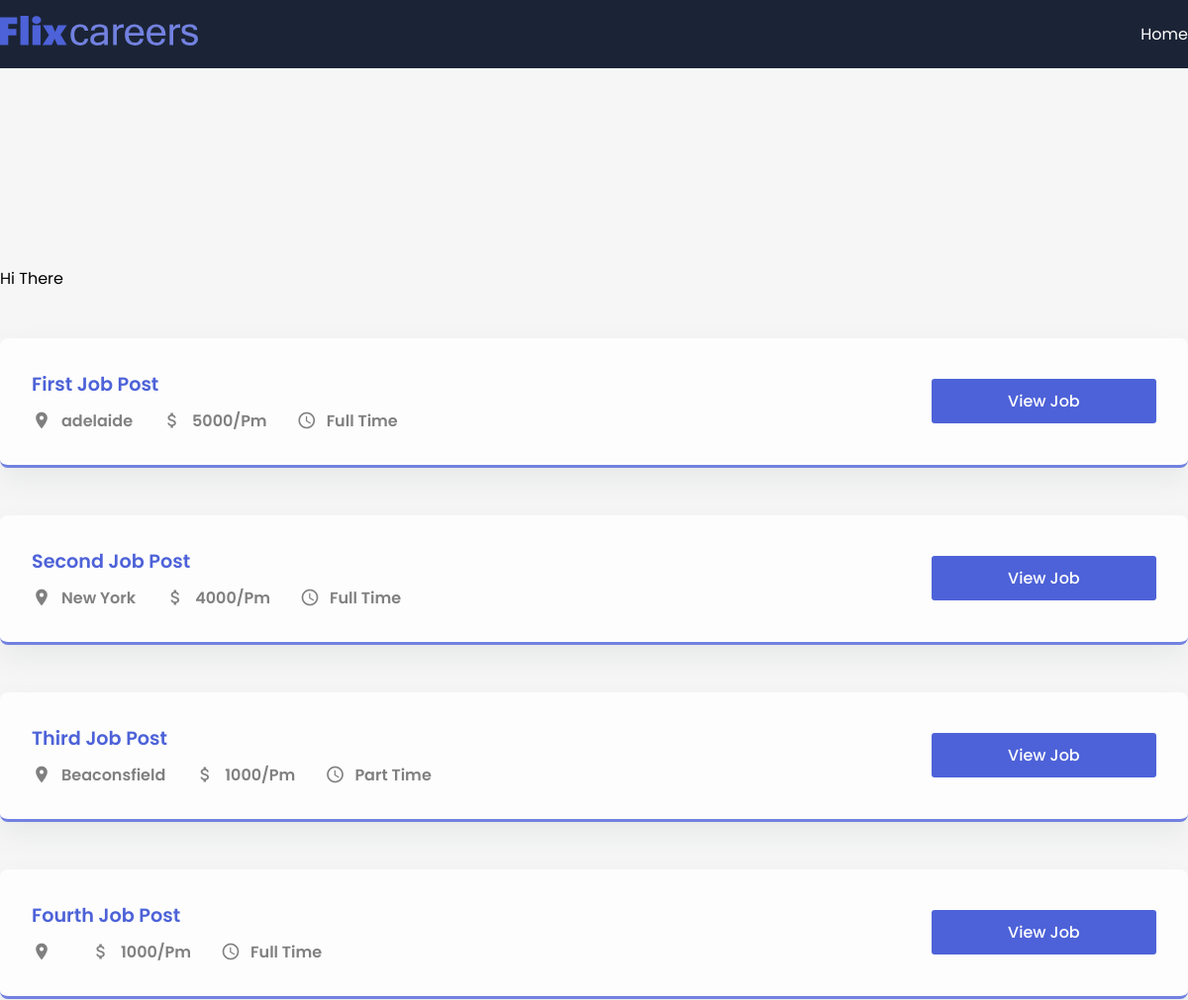
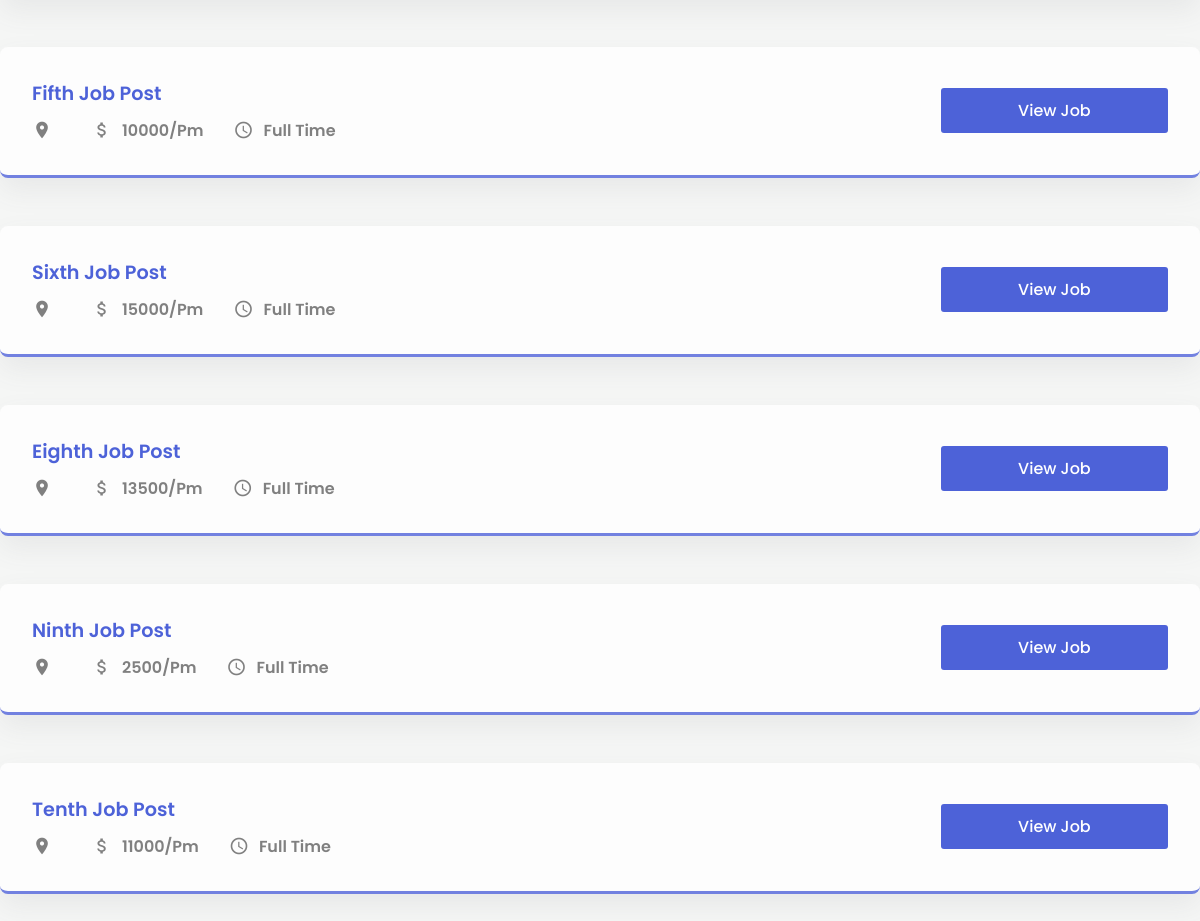
The page / on the database its author committed (2 pictures, top to bottom).
### app/models.py (models this page shows, shortened)
class JobPost(models.Model):
    JOB_TYPE_CHOICES = [
        ('Full Time', 'Full Time'),
        ('Part Time', 'Part Time')
    ]
    title = models.CharField(max_length=200)
    description = models.TextField()
    date = models.DateTimeField(auto_now_add=True)
    expiry = models.DateField(null=True)
    salary = models.IntegerField()
    slug = models.SlugField(null=True, max_length=40, unique=True)
    location = models.OneToOneField(Location, on_delete=models.CASCADE ,null=True)
    author = models.ForeignKey(Author, on_delete=models.CASCADE, null=True)
    skills = models.ManyToManyField(Skills)
    type = models.CharField(max_length=200, null=False, choices=JOB_TYPE_CHOICES)

class Location(models.Model):
    street = models.CharField(max_length=200)
    city = models.CharField(max_length=200)
    state = models.CharField(max_length=200)
    country = models.CharField(max_length=200)
    zip = models.CharField(max_length=200)

### app/views.py (the view)
# urls.py: path('', job_list, name='jobs_home'),
def job_list(request):
    jobs = JobPost.objects.all()
    context = {"jobs":jobs}
    return render(request, 'app/job_list.html', context)

### app/templates/app/job_list.html (shortened to what this page needs)
{% extends 'base.html' %}
{% block content %}
  <p class = "testing">Hi There</p>
  <section>
    {% for job in jobs %}
      <div class="container">
        <div class="post">
          <div class="job-info">
            <h1 class="job-title">{{job.title}}</h1>
            <div class="job-des">
              <div class="location item">
                <span class="material-icons"> place </span>
                <p>{{job.location.city}}</p>
              </div>
              <div class="budget item">
                <span class="material-icons"> attach_money </span>
                <p>{{job.salary}}/Pm</p>
              </div>
              <div class="time item">
                <span class="material-icons"> schedule </span>
                <p>{{job.type}}</p>
              </div>
            </div>
          </div>
          <div class="buttons">
            <button class="apply">
              <a href="{% url 'job_detail' job.id %}">View Job</a>
            </button>
          </div>
        </div>
    {% endfor %}
  </section>
{% endblock content %}

### templates/base.html (shortened to what this page needs)
{% load static %}
<!DOCTYPE html>
<html lang="en">
  <head>
    <link rel="stylesheet" href="{% static 'app/style.css'%}" />
  </head>
  <body>
    <header>
      <nav>
        <div class="container">
          <div class="logo">
            <img src="{% static 'app/logo.svg'%}" alt="" />
          </div>
          <div class="links">
            <a href="{% url 'jobs_home' %}">Home</a>
          </div>
        </div>
      </nav>
    </header>
    {% block content%}
    {% endblock content %}
  </body>
</html>

### app/static/app/style.css (style rules this page uses)
* { margin: 0; padding: 0; box-sizing: border-box; font-family: "Poppins", sans-serif; }
:root { --blue: #4d62d8; --lblue: #7281e0; --card: #fdfdfd; --shadow: #64646f17 0px 12px 29px 0px; --nav: #1b2436; }
body { background: #f5f6f5; }
button { border: none; outline: none; cursor: pointer; border-radius: 3px; }
nav { background: var(--nav); padding: 1em 0; }
a { text-decoration: none; color: white; }
.container { max-width: 1200px; margin: auto; }
nav .container { display: flex; align-items: center; justify-content: space-between; color: white; }
.logo { width: 200px; }
img { width: 100%; }
.links { display: flex; align-items: center; justify-content: center; }
.links a { color: white; margin-left: 30px; font-size: 1rem; font-weight: 400; }
.post { background: var(--card); border-radius: 8px; padding: 2em; box-shadow: var(--shadow); margin-top: 3em; display: grid; align-items: center; grid-template-columns: 8fr 2fr; border-bottom: 3px solid var(--lblue); }
.buttons { display: grid; grid-template-columns: repeat(1, 1fr); gap: 20px; }
.post:last-child { margin-bottom: 5em; }
.item { display: flex; align-items: center; margin-left: 30px; }
.item:first-child { margin-left: 0; }
.job-des { display: flex; align-items: center; }
.item span { margin-right: 10px; font-size: 20px !important; color: gray; }
.item p { font-size: 1rem; font-weight: 600; color: gray; }
.apply { background: var(--blue); height: 45px; padding: 0 40px; color: white; font-size: 1rem; font-weight: 500; }
.job-title { font-size: 1.2rem; font-weight: 600; margin-bottom: 10px; color: var(--blue); }
.testing { margin-top: 200px; }
button { cursor: pointer; }

### rows shown on the page
JobPost: title "First Job Post", location.city "adelaide", salary "5000", type "Full Time"
JobPost: title "Second Job Post", location.city "New York", salary "4000", type "Full Time"
JobPost: title "Third Job Post", location.city "Beaconsfield", salary "1000", type "Part Time"
JobPost: title "Fourth Job Post", salary "1000", type "Full Time"
JobPost: title "Fifth Job Post", salary "10000", type "Full Time"
JobPost: title "Sixth Job Post", salary "15000", type "Full Time"
JobPost: title "Eighth Job Post", salary "13500", type "Full Time"
JobPost: title "Ninth Job Post", salary "2500", type "Full Time"
JobPost: title "Tenth Job Post", salary "11000", type "Full Time"
